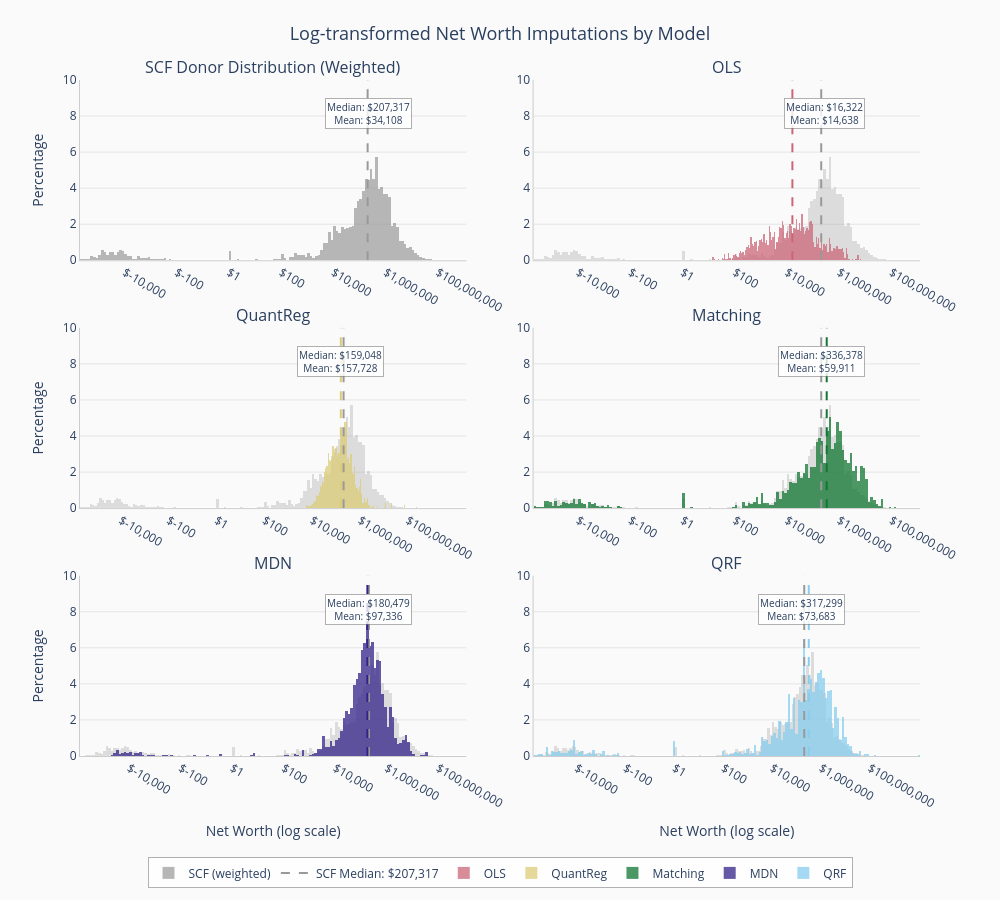

Source (notebook cell):
### Code cell
# Create dictionary of model results
model_results = autoimpute_results.imputations.copy()
model_results["QRF"] = model_results["best_method"]
del model_results["best_method"]

# Create and show the combined plot
combined_fig = plot_all_models_log_distributions(
    scf_data, model_results,
    donor_weights=scf_data["wgt"], receiver_weights=cps_data["household_weight"],
)
combined_fig.show()

### Figure 1 — Plotly figure (JSON) as saved in the notebook; plotly's stock layout.template omitted (floating-point values rounded to 4 significant figures; data arrays with more than 128 entries replaced by an {"elided": "..."} marker saying what was removed)
{"data": [{"histnorm": "percent", "marker": {"color": "#999999"}, "name": "SCF (weighted)", "nbinsx": 200, "opacity": 0.7, "showlegend": true, "type": "histogram", "x": {"elided": "22975 float values"}, "xaxis": "x", "yaxis": "y"}, {"line": {"color": "#999999", "dash": "dash", "width": 2}, "mode": "lines", "name": "SCF Median: $207,317", "showlegend": true, "type": "scatter", "x": [5.317, 5.317], "xaxis": "x", "y": [0, 10], "yaxis": "y"}, {"histnorm": "percent", "marker": {"color": "#999999"}, "name": "SCF (weighted)", "nbinsx": 200, "opacity": 0.3, "showlegend": false, "type": "histogram", "x": {"elided": "22975 float values"}, "xaxis": "x2", "yaxis": "y2"}, {"histnorm": "percent", "marker": {"color": "#CC6677"}, "name": "OLS", "nbinsx": 200, "opacity": 0.75, "showlegend": true, "type": "histogram", "x": {"elided": "22088 float values"}, "xaxis": "x2", "yaxis": "y2"}, {"line": {"color": "#999999", "dash": "dash", "width": 2}, "mode": "lines", "name": "SCF Median", "showlegend": false, "type": "scatter", "x": [5.317, 5.317], "xaxis": "x2", "y": [0, 10], "yaxis": "y2"}, {"line": {"color": "#CC6677", "dash": "dash", "width": 2}, "mode": "lines", "name": "OLS Median", "showlegend": false, "type": "scatter", "x": [4.213, 4.213], "xaxis": "x2", "y": [0, 10], "yaxis": "y2"}, {"histnorm": "percent", "marker": {"color": "#999999"}, "name": "SCF (weighted)", "nbinsx": 200, "opacity": 0.3, "showlegend": false, "type": "histogram", "x": {"elided": "22975 float values"}, "xaxis": "x3", "yaxis": "y3"}, {"histnorm": "percent", "marker": {"color": "#DDCC77"}, "name": "QuantReg", "nbinsx": 200, "opacity": 0.75, "showlegend": true, "type": "histogram", "x": {"elided": "22088 float values"}, "xaxis": "x3", "yaxis": "y3"}, {"line": {"color": "#999999", "dash": "dash", "width": 2}, "mode": "lines", "name": "SCF Median", "showlegend": false, "type": "scatter", "x": [5.317, 5.317], "xaxis": "x3", "y": [0, 10], "yaxis": "y3"}, {"line": {"color": "#DDCC77", "dash": "dash", "width": 2}, "mode": "lines", "name": "QuantReg Median", "showlegend": false, "type": "scatter", "x": [5.202, 5.202], "xaxis": "x3", "y": [0, 10], "yaxis": "y3"}, {"histnorm": "percent", "marker": {"color": "#999999"}, "name": "SCF (weighted)", "nbinsx": 200, "opacity": 0.3, "showlegend": false, "type": "histogram", "x": {"elided": "22975 float values"}, "xaxis": "x4", "yaxis": "y4"}, {"histnorm": "percent", "marker": {"color": "#117733"}, "name": "Matching", "nbinsx": 200, "opacity": 0.75, "showlegend": true, "type": "histogram", "x": {"elided": "22088 float values"}, "xaxis": "x4", "yaxis": "y4"}, {"line": {"color": "#999999", "dash": "dash", "width": 2}, "mode": "lines", "name": "SCF Median", "showlegend": false, "type": "scatter", "x": [5.317, 5.317], "xaxis": "x4", "y": [0, 10], "yaxis": "y4"}, {"line": {"color": "#117733", "dash": "dash", "width": 2}, "mode": "lines", "name": "Matching Median", "showlegend": false, "type": "scatter", "x": [5.527, 5.527], "xaxis": "x4", "y": [0, 10], "yaxis": "y4"}, {"histnorm": "percent", "marker": {"color": "#999999"}, "name": "SCF (weighted)", "nbinsx": 200, "opacity": 0.3, "showlegend": false, "type": "histogram", "x": {"elided": "22975 float values"}, "xaxis": "x5", "yaxis": "y5"}, {"histnorm": "percent", "marker": {"color": "#332288"}, "name": "MDN", "nbinsx": 200, "opacity": 0.75, "showlegend": true, "type": "histogram", "x": {"elided": "22088 float values"}, "xaxis": "x5", "yaxis": "y5"}, {"line": {"color": "#999999", "dash": "dash", "width": 2}, "mode": "lines", "name": "SCF Median", "showlegend": false, "type": "scatter", "x": [5.317, 5.317], "xaxis": "x5", "y": [0, 10], "yaxis": "y5"}, {"line": {"color": "#332288", "dash": "dash", "width": 2}, "mode": "lines", "name": "MDN Median", "showlegend": false, "type": "scatter", "x": [5.256, 5.256], "xaxis": "x5", "y": [0, 10], "yaxis": "y5"}, {"histnorm": "percent", "marker": {"color": "#999999"}, "name": "SCF (weighted)", "nbinsx": 200, "opacity": 0.3, "showlegend": false, "type": "histogram", "x": {"elided": "22975 float values"}, "xaxis": "x6", "yaxis": "y6"}, {"histnorm": "percent", "marker": {"color": "#88CCEE"}, "name": "QRF", "nbinsx": 200, "opacity": 0.75, "showlegend": true, "type": "histogram", "x": {"elided": "22088 float values"}, "xaxis": "x6", "yaxis": "y6"}, {"line": {"color": "#999999", "dash": "dash", "width": 2}, "mode": "lines", "name": "SCF Median", "showlegend": false, "type": "scatter", "x": [5.317, 5.317], "xaxis": "x6", "y": [0, 10], "yaxis": "y6"}, {"line": {"color": "#88CCEE", "dash": "dash", "width": 2}, "mode": "lines", "name": "QRF Median", "showlegend": false, "type": "scatter", "x": [5.501, 5.501], "xaxis": "x6", "y": [0, 10], "yaxis": "y6"}], "layout": {"annotations": [{"font": {"size": 16}, "showarrow": false, "text": "SCF Donor Distribution (Weighted)", "x": 0.23, "xanchor": "center", "xref": "paper", "y": 1, "yanchor": "bottom", "yref": "paper"}, {"font": {"size": 16}, "showarrow": false, "text": "OLS", "x": 0.77, "xanchor": "center", "xref": "paper", "y": 1, "yanchor": "bottom", "yref": "paper"}, {"font": {"size": 16}, "showarrow": false, "text": "QuantReg", "x": 0.23, "xanchor": "center", "xref": "paper", "y": 0.6333, "yanchor": "bottom", "yref": "paper"}, {"font": {"size": 16}, "showarrow": false, "text": "Matching", "x": 0.77, "xanchor": "center", "xref": "paper", "y": 0.6333, "yanchor": "bottom", "yref": "paper"}, {"font": {"size": 16}, "showarrow": false, "text": "MDN", "x": 0.23, "xanchor": "center", "xref": "paper", "y": 0.2667, "yanchor": "bottom", "yref": "paper"}, {"font": {"size": 16}, "showarrow": false, "text": "QRF", "x": 0.77, "xanchor": "center", "xref": "paper", "y": 0.2667, "yanchor": "bottom", "yref": "paper"}, {"bgcolor": "rgba(255,255,255,0.8)", "bordercolor": "rgba(0,0,0,0.3)", "borderwidth": 1, "font": {"size": 10}, "showarrow": false, "text": "Median: $207,317<br>Mean: $34,108", "x": 7, "xanchor": "right", "xref": "x", "y": 9, "yanchor": "top", "yref": "y"}, {"bgcolor": "rgba(255,255,255,0.8)", "bordercolor": "rgba(0,0,0,0.3)", "borderwidth": 1, "font": {"size": 10}, "showarrow": false, "text": "Median: $16,322<br>Mean: $14,638", "x": 7, "xanchor": "right", "xref": "x2", "y": 9, "yanchor": "top", "yref": "y2"}, {"bgcolor": "rgba(255,255,255,0.8)", "bordercolor": "rgba(0,0,0,0.3)", "borderwidth": 1, "font": {"size": 10}, "showarrow": false, "text": "Median: $159,048<br>Mean: $157,728", "x": 7, "xanchor": "right", "xref": "x3", "y": 9, "yanchor": "top", "yref": "y3"}, {"bgcolor": "rgba(255,255,255,0.8)", "bordercolor": "rgba(0,0,0,0.3)", "borderwidth": 1, "font": {"size": 10}, "showarrow": false, "text": "Median: $336,378<br>Mean: $59,911", "x": 7, "xanchor": "right", "xref": "x4", "y": 9, "yanchor": "top", "yref": "y4"}, {"bgcolor": "rgba(255,255,255,0.8)", "bordercolor": "rgba(0,0,0,0.3)", "borderwidth": 1, "font": {"size": 10}, "showarrow": false, "text": "Median: $180,479<br>Mean: $97,336", "x": 7, "xanchor": "right", "xref": "x5", "y": 9, "yanchor": "top", "yref": "y5"}, {"bgcolor": "rgba(255,255,255,0.8)", "bordercolor": "rgba(0,0,0,0.3)", "borderwidth": 1, "font": {"size": 10}, "showarrow": false, "text": "Median: $317,299<br>Mean: $73,683", "x": 7, "xanchor": "right", "xref": "x6", "y": 9, "yanchor": "top", "yref": "y6"}], "barmode": "overlay", "height": 900, "legend": {"bgcolor": "rgba(255,255,255,0.8)", "bordercolor": "rgba(0,0,0,0.3)", "borderwidth": 1, "orientation": "h", "x": 0.5, "xanchor": "center", "y": -0.15, "yanchor": "top"}, "margin": {"b": 80, "r": 80, "t": 80}, "paper_bgcolor": "#FAFAFA", "plot_bgcolor": "#FAFAFA", "showlegend": true, "title": {"font": {"size": 18}, "text": "Log-transformed Net Worth Imputations by Model", "x": 0.5, "xanchor": "center"}, "width": 1000, "xaxis": {"anchor": "y", "domain": [0, 0.46], "linecolor": "#CCCCCC", "showgrid": false, "showline": true, "ticktext": ["$-1,000,000", "$-10,000", "$-100", "$1", "$100", "$10,000", "$1,000,000", "$100,000,000"], "tickvals": [-6, -4, -2, 0, 2, 4, 6, 8], "title": {"text": ""}}, "xaxis2": {"anchor": "y2", "domain": [0.54, 1], "linecolor": "#CCCCCC", "showgrid": false, "showline": true, "ticktext": ["$-1,000,000", "$-10,000", "$-100", "$1", "$100", "$10,000", "$1,000,000", "$100,000,000"], "tickvals": [-6, -4, -2, 0, 2, 4, 6, 8], "title": {"text": ""}}, "xaxis3": {"anchor": "y3", "domain": [0, 0.46], "linecolor": "#CCCCCC", "showgrid": false, "showline": true, "ticktext": ["$-1,000,000", "$-10,000", "$-100", "$1", "$100", "$10,000", "$1,000,000", "$100,000,000"], "tickvals": [-6, -4, -2, 0, 2, 4, 6, 8], "title": {"text": ""}}, "xaxis4": {"anchor": "y4", "domain": [0.54, 1], "linecolor": "#CCCCCC", "showgrid": false, "showline": true, "ticktext": ["$-1,000,000", "$-10,000", "$-100", "$1", "$100", "$10,000", "$1,000,000", "$100,000,000"], "tickvals": [-6, -4, -2, 0, 2, 4, 6, 8], "title": {"text": ""}}, "xaxis5": {"anchor": "y5", "domain": [0, 0.46], "linecolor": "#CCCCCC", "showgrid": false, "showline": true, "ticktext": ["$-1,000,000", "$-10,000", "$-100", "$1", "$100", "$10,000", "$1,000,000", "$100,000,000"], "tickvals": [-6, -4, -2, 0, 2, 4, 6, 8], "title": {"text": "Net Worth (log scale)"}}, "xaxis6": {"anchor": "y6", "domain": [0.54, 1], "linecolor": "#CCCCCC", "showgrid": false, "showline": true, "ticktext": ["$-1,000,000", "$-10,000", "$-100", "$1", "$100", "$10,000", "$1,000,000", "$100,000,000"], "tickvals": [-6, -4, -2, 0, 2, 4, 6, 8], "title": {"text": "Net Worth (log scale)"}}, "yaxis": {"anchor": "x", "domain": [0.7333, 1], "gridcolor": "#E5E5E5", "gridwidth": 1, "linecolor": "#CCCCCC", "range": [0, 10], "showgrid": true, "showline": true, "title": {"text": "Percentage"}}, "yaxis2": {"anchor": "x2", "domain": [0.7333, 1], "gridcolor": "#E5E5E5", "gridwidth": 1, "linecolor": "#CCCCCC", "range": [0, 10], "showgrid": true, "showline": true, "title": {"text": ""}}, "yaxis3": {"anchor": "x3", "domain": [0.3667, 0.6333], "gridcolor": "#E5E5E5", "gridwidth": 1, "linecolor": "#CCCCCC", "range": [0, 10], "showgrid": true, "showline": true, "title": {"text": "Percentage"}}, "yaxis4": {"anchor": "x4", "domain": [0.3667, 0.6333], "gridcolor": "#E5E5E5", "gridwidth": 1, "linecolor": "#CCCCCC", "range": [0, 10], "showgrid": true, "showline": true, "title": {"text": ""}}, "yaxis5": {"anchor": "x5", "domain": [0, 0.2667], "gridcolor": "#E5E5E5", "gridwidth": 1, "linecolor": "#CCCCCC", "range": [0, 10], "showgrid": true, "showline": true, "title": {"text": "Percentage"}}, "yaxis6": {"anchor": "x6", "domain": [0, 0.2667], "gridcolor": "#E5E5E5", "gridwidth": 1, "linecolor": "#CCCCCC", "range": [0, 10], "showgrid": true, "showline": true, "title": {"text": ""}}}}
